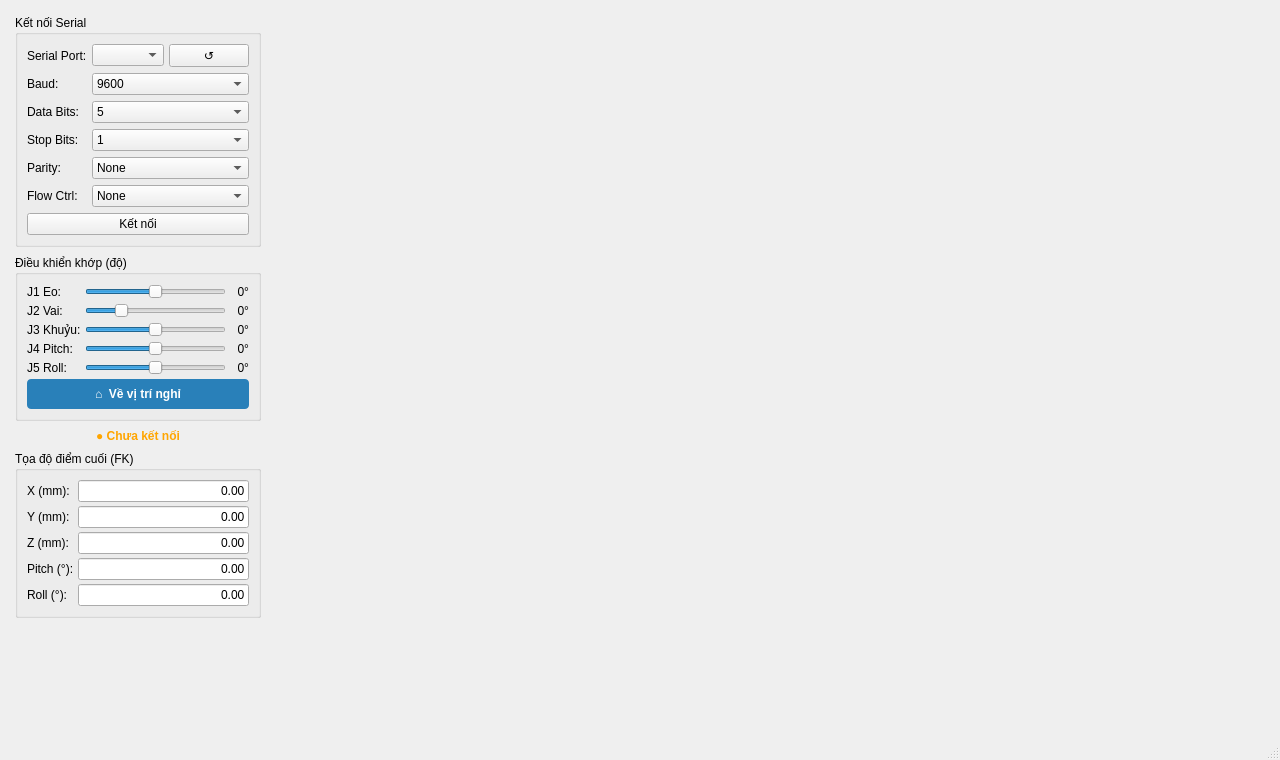
<?xml version="1.0" encoding="UTF-8"?>
<ui version="4.0">
 <class>MainWindow</class>
 <widget class="QMainWindow" name="MainWindow">
  <property name="geometry">
   <rect>
    <x>0</x>
    <y>0</y>
    <width>1280</width>
    <height>760</height>
   </rect>
  </property>
  <property name="windowTitle">
   <string>RV-M1 Robot Interface</string>
  </property>
  <widget class="QWidget" name="centralwidget">
   <layout class="QHBoxLayout" name="mainLayout">
    <property name="leftMargin"><number>6</number></property>
    <property name="topMargin"><number>6</number></property>
    <property name="rightMargin"><number>6</number></property>
    <property name="bottomMargin"><number>6</number></property>
    <property name="spacing"><number>6</number></property>

    <!-- ======== Panel trái: điều khiển ======== -->
    <item>
     <widget class="QWidget" name="leftPanel">
      <property name="minimumWidth"><number>260</number></property>
      <property name="maximumWidth"><number>290</number></property>
      <layout class="QVBoxLayout" name="leftLayout">
       <property name="spacing"><number>8</number></property>

       <!-- Nhóm COM port -->
       <item>
        <widget class="QGroupBox" name="groupCOM">
         <property name="title"><string>Kết nối Serial</string></property>
         <layout class="QGridLayout" name="gridCOM">
          <property name="spacing"><number>5</number></property>
          <property name="verticalSpacing"><number>6</number></property>

          <!-- Port -->
          <item row="0" column="0">
           <widget class="QLabel" name="lblPort">
            <property name="text"><string>Serial Port:</string></property>
           </widget>
          </item>
          <item row="0" column="1">
           <widget class="QComboBox" name="comboPort"/>
          </item>
          <item row="0" column="2">
           <widget class="QPushButton" name="btnRefresh">
            <property name="text"><string>↺</string></property>
            <property name="maximumWidth"><number>28</number></property>
            <property name="toolTip"><string>Làm mới danh sách port</string></property>
           </widget>
          </item>

          <!-- Baud -->
          <item row="1" column="0">
           <widget class="QLabel" name="lblBaud">
            <property name="text"><string>Baud:</string></property>
           </widget>
          </item>
          <item row="1" column="1" colspan="2">
           <widget class="QComboBox" name="comboBaud">
            <item><property name="text"><string>9600</string></property></item>
            <item><property name="text"><string>19200</string></property></item>
            <item><property name="text"><string>38400</string></property></item>
            <item><property name="text"><string>57600</string></property></item>
            <item><property name="text"><string>115200</string></property></item>
            <item><property name="text"><string>230400</string></property></item>
            <item><property name="text"><string>460800</string></property></item>
           </widget>
          </item>

          <!-- Data Bits -->
          <item row="2" column="0">
           <widget class="QLabel" name="lblDataBits">
            <property name="text"><string>Data Bits:</string></property>
           </widget>
          </item>
          <item row="2" column="1" colspan="2">
           <widget class="QComboBox" name="comboDataBits">
            <item><property name="text"><string>5</string></property></item>
            <item><property name="text"><string>6</string></property></item>
            <item><property name="text"><string>7</string></property></item>
            <item><property name="text"><string>8</string></property></item>
           </widget>
          </item>

          <!-- Stop Bits -->
          <item row="3" column="0">
           <widget class="QLabel" name="lblStopBits">
            <property name="text"><string>Stop Bits:</string></property>
           </widget>
          </item>
          <item row="3" column="1" colspan="2">
           <widget class="QComboBox" name="comboStopBits">
            <item><property name="text"><string>1</string></property></item>
            <item><property name="text"><string>1.5</string></property></item>
            <item><property name="text"><string>2</string></property></item>
           </widget>
          </item>

          <!-- Parity -->
          <item row="4" column="0">
           <widget class="QLabel" name="lblParity">
            <property name="text"><string>Parity:</string></property>
           </widget>
          </item>
          <item row="4" column="1" colspan="2">
           <widget class="QComboBox" name="comboParity">
            <item><property name="text"><string>None</string></property></item>
            <item><property name="text"><string>Even</string></property></item>
            <item><property name="text"><string>Odd</string></property></item>
            <item><property name="text"><string>Space</string></property></item>
            <item><property name="text"><string>Mark</string></property></item>
           </widget>
          </item>

          <!-- Flow Control -->
          <item row="5" column="0">
           <widget class="QLabel" name="lblFlow">
            <property name="text"><string>Flow Ctrl:</string></property>
           </widget>
          </item>
          <item row="5" column="1" colspan="2">
           <widget class="QComboBox" name="comboFlow">
            <item><property name="text"><string>None</string></property></item>
            <item><property name="text"><string>RTS/CTS</string></property></item>
            <item><property name="text"><string>XON/XOFF</string></property></item>
           </widget>
          </item>

          <!-- Nút Connect -->
          <item row="6" column="0" colspan="3">
           <widget class="QPushButton" name="btnConnect">
            <property name="text"><string>Kết nối</string></property>
            <property name="minimumHeight"><number>30</number></property>
           </widget>
          </item>

         </layout>
        </widget>
       </item>

       <!-- Nhóm điều khiển khớp bằng slider -->
       <item>
        <widget class="QGroupBox" name="groupJoints">
         <property name="title"><string>Điều khiển khớp (độ)</string></property>
         <layout class="QGridLayout" name="gridJoints">
          <property name="spacing"><number>4</number></property>

          <!-- J1 Eo: ±160° -->
          <item row="0" column="0">
           <widget class="QLabel" name="lblJ1Name">
            <property name="text"><string>J1 Eo:</string></property>
           </widget>
          </item>
          <item row="0" column="1">
           <widget class="QSlider" name="sliderJ1">
            <property name="minimum"><number>-160</number></property>
            <property name="maximum"><number>160</number></property>
            <property name="value"><number>0</number></property>
            <property name="orientation"><enum>Qt::Horizontal</enum></property>
           </widget>
          </item>
          <item row="0" column="2">
           <widget class="QLabel" name="labelJ1">
            <property name="text"><string>  0°</string></property>
            <property name="minimumWidth"><number>38</number></property>
            <property name="alignment"><set>Qt::AlignRight|Qt::AlignVCenter</set></property>
           </widget>
          </item>

          <!-- J2 Vai: -30° ~ +100° -->
          <item row="1" column="0">
           <widget class="QLabel" name="lblJ2Name">
            <property name="text"><string>J2 Vai:</string></property>
           </widget>
          </item>
          <item row="1" column="1">
           <widget class="QSlider" name="sliderJ2">
            <property name="minimum"><number>-30</number></property>
            <property name="maximum"><number>100</number></property>
            <property name="value"><number>0</number></property>
            <property name="orientation"><enum>Qt::Horizontal</enum></property>
           </widget>
          </item>
          <item row="1" column="2">
           <widget class="QLabel" name="labelJ2">
            <property name="text"><string>  0°</string></property>
            <property name="minimumWidth"><number>38</number></property>
            <property name="alignment"><set>Qt::AlignRight|Qt::AlignVCenter</set></property>
           </widget>
          </item>

          <!-- J3 Khuỷu: ±120° -->
          <item row="2" column="0">
           <widget class="QLabel" name="lblJ3Name">
            <property name="text"><string>J3 Khuỷu:</string></property>
           </widget>
          </item>
          <item row="2" column="1">
           <widget class="QSlider" name="sliderJ3">
            <property name="minimum"><number>-120</number></property>
            <property name="maximum"><number>120</number></property>
            <property name="value"><number>0</number></property>
            <property name="orientation"><enum>Qt::Horizontal</enum></property>
           </widget>
          </item>
          <item row="2" column="2">
           <widget class="QLabel" name="labelJ3">
            <property name="text"><string>  0°</string></property>
            <property name="minimumWidth"><number>38</number></property>
            <property name="alignment"><set>Qt::AlignRight|Qt::AlignVCenter</set></property>
           </widget>
          </item>

          <!-- J4 Cổ tay pitch: ±110° -->
          <item row="3" column="0">
           <widget class="QLabel" name="lblJ4Name">
            <property name="text"><string>J4 Pitch:</string></property>
           </widget>
          </item>
          <item row="3" column="1">
           <widget class="QSlider" name="sliderJ4">
            <property name="minimum"><number>-110</number></property>
            <property name="maximum"><number>110</number></property>
            <property name="value"><number>0</number></property>
            <property name="orientation"><enum>Qt::Horizontal</enum></property>
           </widget>
          </item>
          <item row="3" column="2">
           <widget class="QLabel" name="labelJ4">
            <property name="text"><string>  0°</string></property>
            <property name="minimumWidth"><number>38</number></property>
            <property name="alignment"><set>Qt::AlignRight|Qt::AlignVCenter</set></property>
           </widget>
          </item>

          <!-- J5 Cổ tay roll: ±180° -->
          <item row="4" column="0">
           <widget class="QLabel" name="lblJ5Name">
            <property name="text"><string>J5 Roll:</string></property>
           </widget>
          </item>
          <item row="4" column="1">
           <widget class="QSlider" name="sliderJ5">
            <property name="minimum"><number>-180</number></property>
            <property name="maximum"><number>180</number></property>
            <property name="value"><number>0</number></property>
            <property name="orientation"><enum>Qt::Horizontal</enum></property>
           </widget>
          </item>
          <item row="4" column="2">
           <widget class="QLabel" name="labelJ5">
            <property name="text"><string>  0°</string></property>
            <property name="minimumWidth"><number>38</number></property>
            <property name="alignment"><set>Qt::AlignRight|Qt::AlignVCenter</set></property>
           </widget>
          </item>

          <!-- Nút Home -->
          <item row="5" column="0" colspan="3">
           <widget class="QPushButton" name="btnHome">
            <property name="minimumSize"><size><width>0</width><height>30</height></size></property>
            <property name="text"><string>⌂  Về vị trí nghỉ</string></property>
            <property name="toolTip"><string>Reset tất cả khớp về 0°</string></property>
            <property name="styleSheet"><string>QPushButton { background-color: #2980b9; color: white; font-weight: bold; border-radius: 4px; }
QPushButton:hover { background-color: #3498db; }
QPushButton:pressed { background-color: #1a5276; }</string></property>
           </widget>
          </item>

         </layout>
        </widget>
       </item>
       <item>
        <widget class="QLabel" name="labelStatus">
         <property name="text"><string>● Chưa kết nối</string></property>
         <property name="alignment"><set>Qt::AlignCenter</set></property>
         <property name="styleSheet"><string>color: #FFA500; font-weight: bold;</string></property>
        </widget>
       </item>

       <!-- Nhóm hiển thị tọa độ TCP (kết quả động học thuận) -->
       <item>
        <widget class="QGroupBox" name="groupTCP">
         <property name="title"><string>Tọa độ điểm cuối (FK)</string></property>
         <layout class="QGridLayout" name="gridTCP">
          <property name="spacing"><number>4</number></property>

          <item row="0" column="0">
           <widget class="QLabel"><property name="text"><string>X (mm):</string></property></widget>
          </item>
          <item row="0" column="1">
           <widget class="QLineEdit" name="editTcpX">
            <property name="readOnly"><bool>true</bool></property>
            <property name="alignment"><set>Qt::AlignRight|Qt::AlignVCenter</set></property>
            <property name="text"><string>0.00</string></property>
           </widget>
          </item>

          <item row="1" column="0">
           <widget class="QLabel"><property name="text"><string>Y (mm):</string></property></widget>
          </item>
          <item row="1" column="1">
           <widget class="QLineEdit" name="editTcpY">
            <property name="readOnly"><bool>true</bool></property>
            <property name="alignment"><set>Qt::AlignRight|Qt::AlignVCenter</set></property>
            <property name="text"><string>0.00</string></property>
           </widget>
          </item>

          <item row="2" column="0">
           <widget class="QLabel"><property name="text"><string>Z (mm):</string></property></widget>
          </item>
          <item row="2" column="1">
           <widget class="QLineEdit" name="editTcpZ">
            <property name="readOnly"><bool>true</bool></property>
            <property name="alignment"><set>Qt::AlignRight|Qt::AlignVCenter</set></property>
            <property name="text"><string>0.00</string></property>
           </widget>
          </item>

          <item row="3" column="0">
           <widget class="QLabel"><property name="text"><string>Pitch (°):</string></property></widget>
          </item>
          <item row="3" column="1">
           <widget class="QLineEdit" name="editTcpPitch">
            <property name="readOnly"><bool>true</bool></property>
            <property name="alignment"><set>Qt::AlignRight|Qt::AlignVCenter</set></property>
            <property name="text"><string>0.00</string></property>
           </widget>
          </item>

          <item row="4" column="0">
           <widget class="QLabel"><property name="text"><string>Roll (°):</string></property></widget>
          </item>
          <item row="4" column="1">
           <widget class="QLineEdit" name="editTcpRoll">
            <property name="readOnly"><bool>true</bool></property>
            <property name="alignment"><set>Qt::AlignRight|Qt::AlignVCenter</set></property>
            <property name="text"><string>0.00</string></property>
           </widget>
          </item>

         </layout>
        </widget>
       </item>

       <!-- Spacer dưới cùng -->
       <item>
        <spacer name="vSpacer">
         <property name="orientation"><enum>Qt::Vertical</enum></property>
         <property name="sizeHint" stdset="0">
          <size><width>20</width><height>40</height></size>
         </property>
        </spacer>
       </item>

      </layout>
     </widget>
    </item>

    <!-- ======== Panel phải: viewport Qt3D ======== -->
    <item>
     <widget class="QWidget" name="viewport3D">
      <property name="sizePolicy">
       <sizepolicy hsizetype="Expanding" vsizetype="Expanding">
        <horstretch>1</horstretch>
        <verstretch>0</verstretch>
       </sizepolicy>
      </property>
      <layout class="QHBoxLayout" name="viewportLayout">
       <property name="leftMargin"><number>0</number></property>
       <property name="topMargin"><number>0</number></property>
       <property name="rightMargin"><number>0</number></property>
       <property name="bottomMargin"><number>0</number></property>
      </layout>
     </widget>
    </item>

   </layout>
  </widget>

  <widget class="QMenuBar" name="menubar">
   <property name="geometry">
    <rect>
     <x>0</x>
     <y>0</y>
     <width>1280</width>
     <height>22</height>
    </rect>
   </property>
  </widget>
  <widget class="QStatusBar" name="statusbar"/>

 </widget>
 <resources/>
 <connections/>
</ui>
